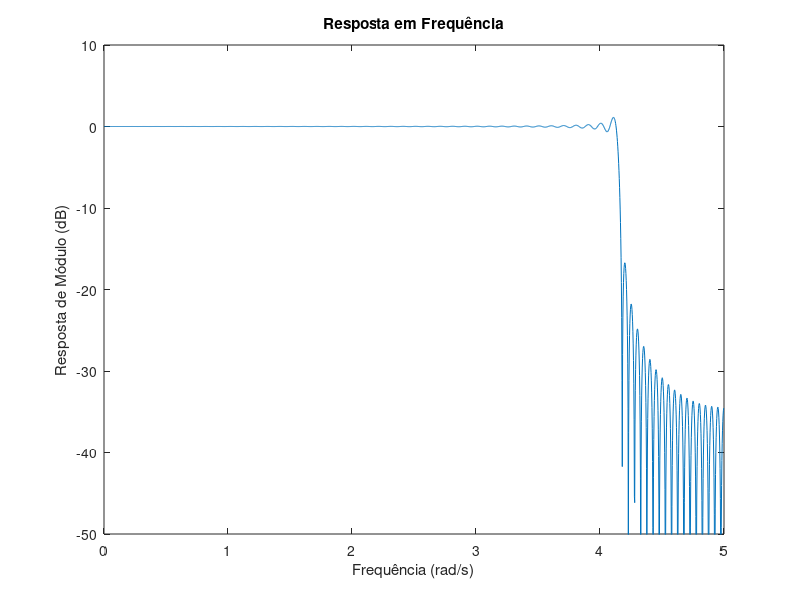

Write the MATLAB code that produced this figure.
% Limpa todas as variáveis e figuras anteriores
clear all; close all; clc;

% Definição dos parâmetros do filtro
M = 200;           % Comprimento do filtro menos um
N = M + 1;         % Comprimento total do filtro
Omega_p = 4;       % Frequência de corte da banda de passagem
Omega_r = 4.2;     % Frequência de corte da banda de rejeição
Omega_s = 10;      % Frequência de amostragem

% Calcula os índices de truncamento
kp = floor(N * Omega_p / Omega_s);
kr = floor(N * Omega_r / Omega_s);

% Ajusta kp se a diferença entre kr e kp for maior do que 1
if (kr - kp) > 1
    kp = kr - 1;
end

% Constrói a janela
A = [ones(1, kp + 1) zeros(1, M/2 - kr + 1)];



% Calcula os coeficientes do filtro FIR usando a janela
k = 1:M/2;
h = zeros(1, M+1);

for n = 0:M
    h(n+1) = A(1) + 2 * sum((-1).^k .* A(k+1) .* cos(pi .* k .* (1 + 2*n) / N));
end

% Normaliza os coeficientes
h = h ./ N;

% Calcula a resposta em frequência do filtro
[H, w] = freqz(h, 1, 2048, Omega_s);

% Plota a resposta em frequência em decibéis versus a frequência
figure(1)
plot(w, 20*log10(abs(H)))
axis([0 5 -50 10])
ylabel('Resposta de Módulo (dB)');
xlabel('Frequência (rad/s)');
title('Resposta em Frequência');

